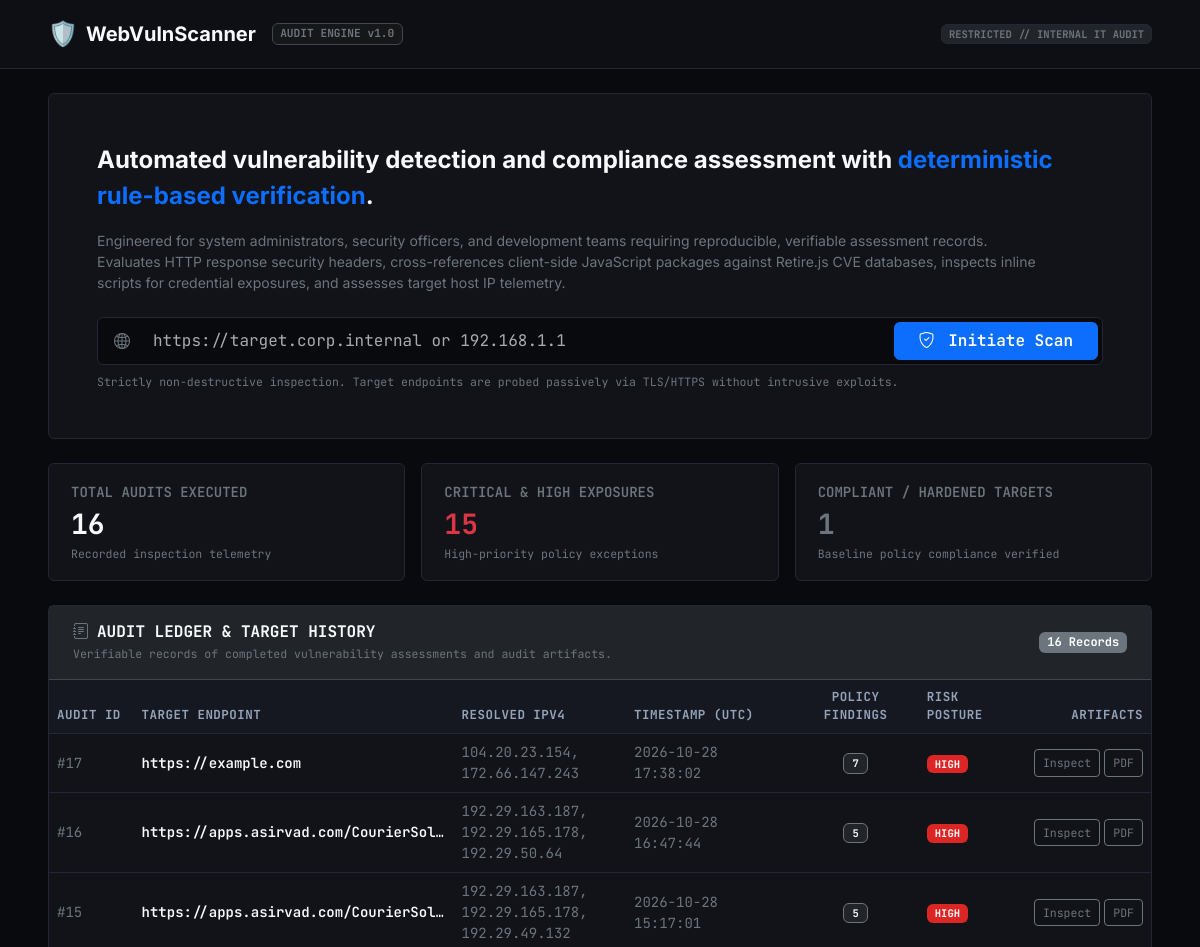
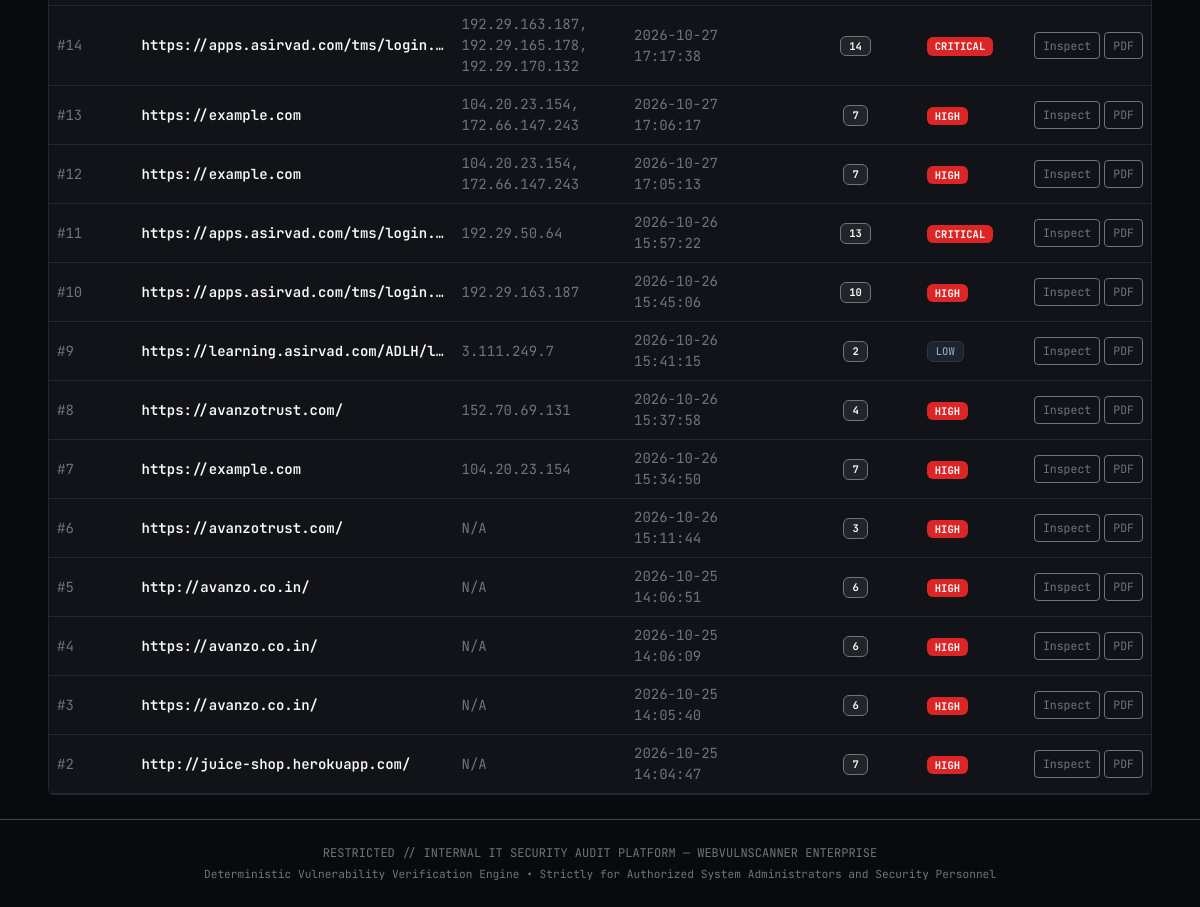
The page / on the database its author committed (2 pictures, top to bottom).
### tables this page shows
CREATE TABLE scan_history (
    id              INTEGER PRIMARY KEY AUTOINCREMENT,
    target_url      TEXT    NOT NULL,
    scan_date       TEXT    NOT NULL,   -- ISO-8601 UTC timestamp
    findings_count  INTEGER NOT NULL DEFAULT 0,
    risk_level      TEXT    NOT NULL DEFAULT 'unknown',  -- low | medium | high | critical
    pdf_path        TEXT                                 -- absolute path to generated PDF, nullable
, target_ip TEXT DEFAULT 'N/A');

### main.py (the view)
@app.route('/', methods=['GET'])
def index():
    scans = get_scan_history()
    return render_template('index.html', scans=scans)

### database/db_handler.py (called while the page is built)
def _connect() -> sqlite3.Connection:
    conn = sqlite3.connect(DB_PATH)
    conn.row_factory = sqlite3.Row
    return conn

def get_scan_history() -> list[dict]:
    conn = _connect()
    rows = conn.execute("SELECT * FROM scan_history ORDER BY scan_date DESC").fetchall()
    conn.close()
    return [dict(row) for row in rows]

### main.py (called while the page is built)
@app.before_request
def setup_db():
    if not hasattr(app, '_db_ready'):
        init_db()
        os.makedirs(REPORTS_DIR, exist_ok=True)
        app._db_ready = True

### templates/index.html (shortened to what this page needs)
<!DOCTYPE html>
<html lang="en" data-bs-theme="dark">
<head>
  <link
    href="https://cdn.jsdelivr.net/npm/bootstrap@5.3.3/dist/css/bootstrap.min.css"
    rel="stylesheet"
  />
  <link
    rel="stylesheet"
    href="https://cdn.jsdelivr.net/npm/bootstrap-icons@1.11.3/font/bootstrap-icons.min.css"
  />
</head>
<body>
  <header class="site-header py-3">
    <div class="container-fluid px-lg-5">
      <div class="d-flex align-items-center justify-content-between">
        <a href="/" class="d-flex align-items-center gap-2 text-decoration-none text-light">
          <span class="fs-4">🛡️</span>
          <span class="fw-bold fs-5 tracking-tight">WebVulnScanner</span>
          <span class="badge bg-secondary-subtle text-secondary font-monospace border border-secondary-subtle ms-2" style="font-size: 0.7rem;">
            AUDIT ENGINE v1.0
          </span>
        </a>
        <div class="d-flex align-items-center gap-2 font-monospace small text-secondary">
          <span class="badge bg-dark border text-secondary">RESTRICTED // INTERNAL IT AUDIT</span>
        </div>
      </div>
    </div>
  </header>
  <main class="container-fluid px-lg-5 py-4">
    <section class="neutral-card p-4 p-lg-5 mb-4">
      <div class="row align-items-center">
        <div class="col-12">
          <h1 class="h4 fw-bold text-light mb-3 lh-base">
            Automated vulnerability detection and compliance assessment with <span class="text-primary fw-bold">deterministic rule-based verification</span>.
          </h1>
          <p class="text-secondary small mb-4 lh-base" style="max-width: 950px;">
            Engineered for system administrators, security officers, and development teams requiring reproducible, verifiable assessment records. Evaluates HTTP response security headers, cross-references client-side JavaScript packages against Retire.js CVE databases, inspects inline scripts for credential exposures, and assesses target host IP telemetry.
          </p>
          <form id="scan-form" action="/scan" method="POST">
            <div class="text-input-group d-flex flex-column flex-md-row gap-2">
              <div class="input-group">
                <span class="input-group-text bg-transparent border-0 text-secondary">
                  <i class="bi bi-globe2"></i>
                </span>
                <input
                  id="target-url-input"
                  type="text"
                  name="target_url"
                  class="form-control text-input-field font-monospace small"
                  placeholder="https://target.corp.internal or 192.168.1.1"
                  required
                  autocomplete="off"
                  spellcheck="false"
                />
              </div>
              <button id="scan-btn" type="submit" class="btn btn-primary font-monospace fw-semibold px-4 text-nowrap">
                <span class="btn-text"><i class="bi bi-shield-check me-1"></i> Initiate Scan</span>
              </button>
            </div>
            <div class="font-monospace text-secondary mt-2" style="font-size: 0.72rem;">
              Strictly non-destructive inspection. Target endpoints are probed passively via TLS/HTTPS without intrusive exploits.
            </div>
          </form>
        </div>
      </div>
    </section>
    <div class="row g-3 mb-4">
      <div class="col-md-4">
        <div class="stat-card">
          <div class="text-secondary font-monospace small text-uppercase fw-semibold mb-1">Total Audits Executed</div>
          <div class="h3 fw-bold text-light font-monospace mb-0">{{ scans | length }}</div>
          <div class="text-secondary font-monospace mt-1" style="font-size: 0.72rem;">Recorded inspection telemetry</div>
        </div>
      </div>
      <div class="col-md-4">
        <div class="stat-card">
          <div class="text-secondary font-monospace small text-uppercase fw-semibold mb-1">Critical & High Exposures</div>
          <div class="h3 fw-bold text-danger font-monospace mb-0">
            {{ scans | selectattr('risk_level', 'in', ['high', 'critical']) | list | length }}
          </div>
          <div class="text-secondary font-monospace mt-1" style="font-size: 0.72rem;">High-priority policy exceptions</div>
        </div>
      </div>
      <div class="col-md-4">
        <div class="stat-card">
          <div class="text-secondary font-monospace small text-uppercase fw-semibold mb-1">Compliant / Hardened Targets</div>
          <div class="h3 fw-bold text-secondary font-monospace mb-0">
            {{ scans | selectattr('risk_level', 'in', ['low', 'info']) | list | length }}
          </div>
          <div class="text-secondary font-monospace mt-1" style="font-size: 0.72rem;">Baseline policy compliance verified</div>
        </div>
      </div>
    </div>
    <section class="neutral-card">
      <div class="card-header bg-dark border-bottom border-secondary-subtle py-3 px-4 d-flex justify-content-between align-items-center">
        <div>
          <h2 class="h6 mb-0 text-light font-monospace fw-bold text-uppercase">
            <i class="bi bi-journal-text text-secondary me-2"></i>Audit Ledger & Target History
          </h2>
          <div class="text-secondary font-monospace mt-1" style="font-size: 0.72rem;">
            Verifiable records of completed vulnerability assessments and audit artifacts.
          </div>
        </div>
        <span class="badge bg-secondary font-monospace">
          {{ scans | length }} Records
        </span>
      </div>
      <div class="card-body p-0">
        {% if scans %}
          <div class="table-responsive">
            <table class="table table-audit mb-0 font-monospace small align-middle">
              <thead>
                <tr>
                  <th style="width: 8%;">Audit ID</th>
                  <th style="width: 28%;">Target Endpoint</th>
                  <th style="width: 16%;">Resolved IPv4</th>
                  <th style="width: 16%;">Timestamp (UTC)</th>
                  <th style="width: 12%; text-align: center;">Policy Findings</th>
                  <th style="width: 10%;">Risk Posture</th>
                  <th style="width: 10%; text-align: right;">Artifacts</th>
                </tr>
              </thead>
              <tbody>
                {% for scan in scans %}
                  {% set r_level = scan.risk_level | lower %}
                  <tr>
                    <td class="text-secondary">#{{ scan.id }}</td>
                    <td class="fw-semibold text-light text-truncate" style="max-width: 320px;" title="{{ scan.target_url }}">
                      {{ scan.target_url }}
                    </td>
                    <td class="text-secondary">
                      {{ scan.target_ip if scan.target_ip and scan.target_ip != 'None' else 'UNRESOLVED' }}
                    </td>
                    <td class="text-secondary">
                      {{ scan.scan_date[:19].replace('T', ' ') }}
                    </td>
                    <td style="text-align: center;">
                      <span class="badge bg-dark border border-secondary text-light px-2 py-1">
                        {{ scan.findings_count }}
                      </span>
                    </td>
                    <td>
                      {% if r_level in ['critical', 'high'] %}
                        <span class="badge badge-critical text-uppercase fw-bold px-2 py-1">
                          {{ scan.risk_level }}
                        </span>
                      {% elif r_level == 'medium' %}
                        <span class="badge badge-medium text-uppercase fw-bold px-2 py-1">
                          Medium
                        </span>
                      {% else %}
                        <span class="badge badge-neutral text-uppercase fw-medium px-2 py-1">
                          {{ scan.risk_level }}
                        </span>
                      {% endif %}
                    </td>
                    <td style="text-align: right;">
                      <div class="d-flex align-items-center justify-content-end gap-1">
                        <a href="/result/{{ scan.id }}" class="btn btn-outline-secondary btn-sm font-monospace" style="font-size: 0.72rem;">
                          Inspect
                        </a>
                        <a href="/report/{{ scan.id }}/pdf" class="btn btn-outline-secondary btn-sm font-monospace" style="font-size: 0.72rem;">
                          PDF
                        </a>
                      </div>
                    </td>
                  </tr>
                {% endfor %}
              </tbody>
            </table>
          </div>
        {% endif %}
      </div>
    </section>
  </main>
  <footer class="py-4 border-top border-secondary-subtle text-center text-secondary font-monospace" style="font-size: 0.75rem;">
    <div class="container-fluid px-lg-5">
      <div>RESTRICTED // INTERNAL IT SECURITY AUDIT PLATFORM &mdash; WEBVULNSCANNER ENTERPRISE</div>
      <div class="text-secondary mt-1" style="font-size: 0.7rem;">
        Deterministic Vulnerability Verification Engine &bull; Strictly for Authorized System Administrators and Security Personnel
      </div>
    </div>
  </footer>
</body>
</html>

### templates/index.html (style rules this page uses)
:root { --bs-body-font-family: 'Inter', -apple-system, BlinkMacSystemFont, sans-serif; --bs-body-bg: #090a0d; --bs-body-color: #e2e8f0; --bs-card-bg: #111318; --bs-border-color: #232733; }
body { font-family: var(--bs-body-font-family); background-color: var(--bs-body-bg); color: var(--bs-body-color); min-height: 100vh; -webkit-font-smoothing: antialiased; }
.font-monospace { font-family: 'JetBrains Mono', SFMono-Regular, Menlo, Monaco, Consolas, monospace !important; }
.neutral-card { background: var(--bs-card-bg); border: 1px solid var(--bs-border-color); border-radius: 6px; }
.site-header { background: #0d0f14; border-bottom: 1px solid var(--bs-border-color); }
.text-input-group { background: #090a0d; border: 1px solid var(--bs-border-color); border-radius: 6px; padding: 4px; }
.text-input-field { background: transparent; border: none; color: #f8fafc; box-shadow: none !important; }
.stat-card { background: var(--bs-card-bg); border: 1px solid var(--bs-border-color); border-radius: 6px; padding: 18px 22px; }
.table-audit { border-color: var(--bs-border-color); }
.table-audit th { background-color: #151821 !important; color: #94a3b8; font-size: 0.78rem; text-transform: uppercase; letter-spacing: 0.04em; border-bottom: 1px solid var(--bs-border-color); }
.table-audit td { background-color: #111318; border-color: var(--bs-border-color); }
.badge-critical, .badge-high { background-color: #dc2626 !important; color: #ffffff !important; }
.badge-neutral { background-color: #1e2330 !important; color: #94a3b8 !important; border: 1px solid #2e3547; }

### rows shown on the page
scan_history: id "17", target_url "https://example.com", target_ip "104.20.23.154, 172.66.147.243", scan_date "2026-10-28 17:38:02", findings_count "7", risk_level "HIGH"
scan_history: id "16", target_url "https://apps.asirvad.com/CourierSol…", target_ip "192.29.163.187, 192.29.165.178, 192.29.50.64", scan_date "2026-10-28 16:47:44", findings_count "5", risk_level "HIGH"
scan_history: id "15", target_url "https://apps.asirvad.com/CourierSol…", target_ip "192.29.163.187, 192.29.165.178, 192.29.49.132", scan_date "2026-10-28 15:17:01", findings_count "5", risk_level "HIGH"
scan_history: id "14", target_url "https://apps.asirvad.com/tms/login.…", target_ip "192.29.163.187, 192.29.165.178, 192.29.170.132", scan_date "2026-10-27 17:17:38", findings_count "14", risk_level "CRITICAL"
scan_history: id "13", target_url "https://example.com", target_ip "104.20.23.154, 172.66.147.243", scan_date "2026-10-27 17:06:17", findings_count "7", risk_level "HIGH"
scan_history: id "12", target_url "https://example.com", target_ip "104.20.23.154, 172.66.147.243", scan_date "2026-10-27 17:05:13", findings_count "7", risk_level "HIGH"
scan_history: id "11", target_url "https://apps.asirvad.com/tms/login.…", target_ip "192.29.50.64", scan_date "2026-10-26 15:57:22", findings_count "13", risk_level "CRITICAL"
scan_history: id "10", target_url "https://apps.asirvad.com/tms/login.…", target_ip "192.29.163.187", scan_date "2026-10-26 15:45:06", findings_count "10", risk_level "HIGH"
scan_history: id "9", target_url "https://learning.asirvad.com/ADLH/l…", target_ip "3.111.249.7", scan_date "2026-10-26 15:41:15", findings_count "2", risk_level "LOW"
scan_history: id "8", target_url "https://avanzotrust.com/", target_ip "152.70.69.131", scan_date "2026-10-26 15:37:58", findings_count "4", risk_level "HIGH"
scan_history: id "7", target_url "https://example.com", target_ip "104.20.23.154", scan_date "2026-10-26 15:34:50", findings_count "7", risk_level "HIGH"
scan_history: id "6", target_url "https://avanzotrust.com/", target_ip "N/A", scan_date "2026-10-26 15:11:44", findings_count "3", risk_level "HIGH"
scan_history: id "5", target_url "http://avanzo.co.in/", target_ip "N/A", scan_date "2026-10-25 14:06:51", findings_count "6", risk_level "HIGH"
scan_history: id "4", target_url "https://avanzo.co.in/", target_ip "N/A", scan_date "2026-10-25 14:06:09", findings_count "6", risk_level "HIGH"
scan_history: id "3", target_url "https://avanzo.co.in/", target_ip "N/A", scan_date "2026-10-25 14:05:40", findings_count "6", risk_level "HIGH"
scan_history: id "2", target_url "http://juice-shop.herokuapp.com/", target_ip "N/A", scan_date "2026-10-25 14:04:47", findings_count "7", risk_level "HIGH"

### other values the page prints
{{ scans | length }} "16"
